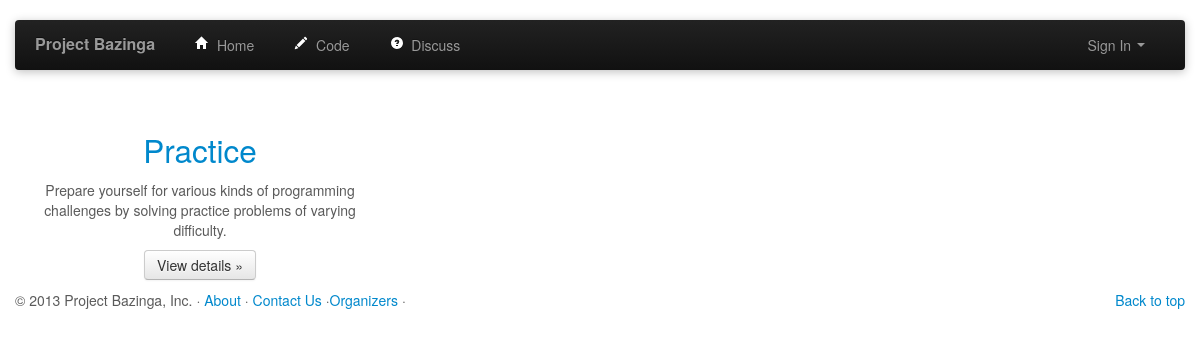
The app's page /code with its own data.
### tables this page shows
CREATE TABLE contest ("contest_id" INTEGER PRIMARY KEY  AUTOINCREMENT    UNIQUE , "start_time" DATETIME, "end_time" DATETIME, "name" TEXT  , "company" TEXT , "short_description" TEXT  ,"long_description" TEXT  , "owner" INTEGER );

### contest_views.py (the view)
@contest_views.route('/code')
def contests():
	db = get_db()
	cur = db.execute('SELECT * FROM contest WHERE end_time > ?',[curtime()])
	cs = cur.fetchall()
	return render_template("code.html", contests=cs)

### contest_views.py (called while the page is built)
def curtime():
	return strftime("%Y-%m-%d %H:%M:%S")

def get_db():
	top = _app_ctx_stack.top
	if not hasattr(top, 'sqlite_db'):
		sqlite_db = sqlite3.connect('database.db')
		sqlite_db.row_factory = sqlite3.Row
		top.sqlite_db = sqlite_db
	return top.sqlite_db

### templates/code.html (shortened to what this page needs)
{% extends "header.html" %}
{% block body %}
<div class="container marketing">
  <div class="row">
    {% for contest in contests %}
    <div class="span4">
      <h2><a href="code/contest/{{ contest.contest_id }}" >{{ contest.name }}</a></h2>
      <p>{{ contest.short_description }}</p>
      <p><a class="btn" href="code/contest/{{ contest.contest_id }}">View details &raquo;</a></p>
    </div>
    {% endfor %}
  </div>
</div>
{% endblock %}

### static/css/style.css (style rules this page uses)
body { padding-bottom: 40px; color: #5a5a5a; }
.marketing .span4 { text-align: center; }
.marketing h2 { font-weight: normal; }
.marketing .span4 p { margin-left: 10px; margin-right: 10px; }

### records on screen
contest: name "Practice", short_description "Prepare yourself for various kinds of programming challenges by solving practice problems of varying difficulty."
